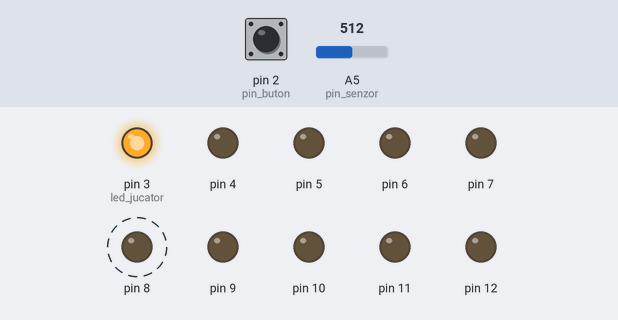
A sketch run on a simulated Arduino Uno, built with avr-gcc and run on an emulated ATmega328P. On the bench: output pins drawn as LEDs (lit = HIGH). Dashed ring = blinking. The inputs (shaded band) are chosen by the test bench; at power-on: A5 (pin_senzor) = 512, pin 2 (pin_buton) LOW.

Above: at 0.9 s.
1.3 s: A5 (pin_senzor) set to 464
4.3 s: A5 (pin_senzor) set to 439
At 4.7 s:
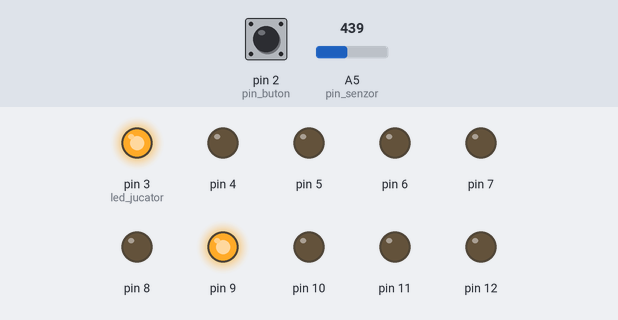
7.3 s: pin 2 (pin_buton) pulled HIGH for 0.15 s
At 7.87 s:
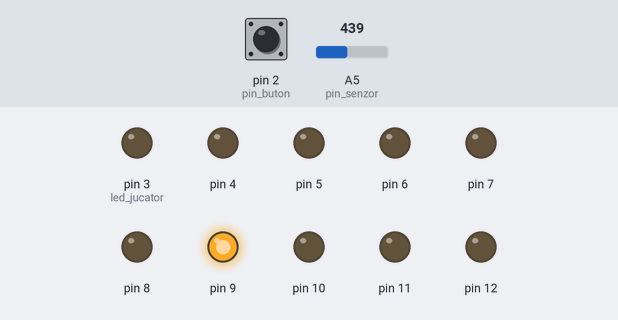
10.4 s: A5 (pin_senzor) set to 511
At 11.1 s:
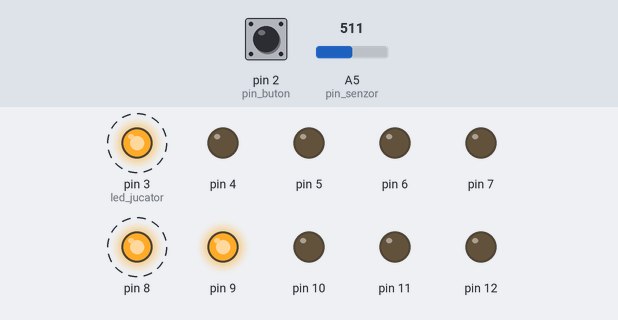
13.4 s: A5 (pin_senzor) set to 340
At 13.9 s:
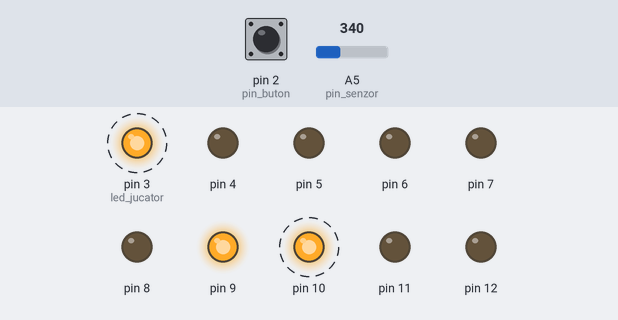
16.4 s: A5 (pin_senzor) set to 244
19.4 s: A5 (pin_senzor) set to 219
At 21.5 s:
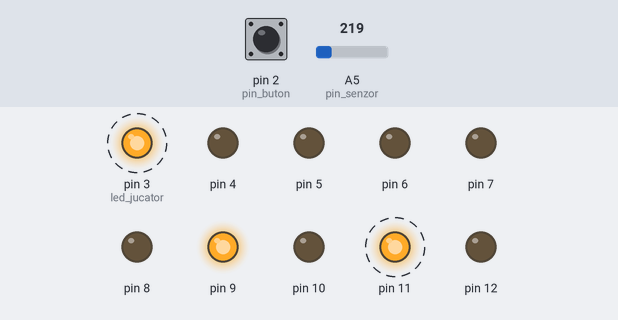
Timing chart, 0 to 23.4 s (numbered marks = the images above; inputs shaded):
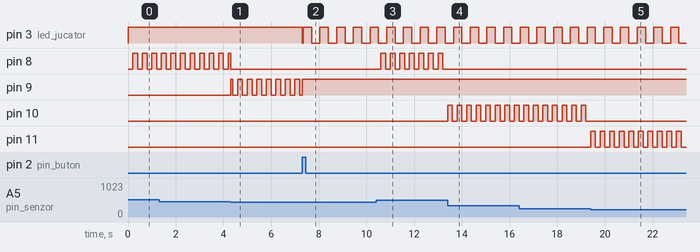

The sketch:

TicTacToe.ino
```cpp
int poz_curenta = 0;
int poz_prev = 0;

int jucator = 1;
boolean won = false;

int led_1 = 12;
int pin_senzor = A5;
int val_senzor = 0;
int led_jucator = 3;
int pin_buton = 2;
int val_buton = 0;

int m[3][3] = {
  {0,0,0},
  {0,0,0},
  {0,0,0},
};

unsigned long blinkled2 = 0; //jucatorul al doilea
unsigned long blinkk = 0; //pt casuta selectata

int ciclu1 = LOW;
int ciclu2 = LOW;

void schimb()
{
  if(jucator == 1) jucator = 2;
  else jucator = 1;
}

int getVal(int poz)
{
  return m[poz / 3][poz % 3];
}

void setVal(int poz, int valoare)
{
  m[poz / 3][poz % 3] = valoare;
}

void win(int led1, int led2, int led3)
{
  schimb();
  for(int led = 0; led <= 8; led++)
  {
    setVal(led, 0);
  }
  setVal(led1, jucator);
  setVal(led2, jucator);
  setVal(led3, jucator);
}

void setup() {

  for(int led = (int)(led_1 - 8); led <= led_1; led++)
  {
    pinMode(led, OUTPUT);
  }
  pinMode(led_jucator, OUTPUT);

  pinMode(pin_buton, INPUT);
}

void loop()
{
  // update
  if((unsigned long)(millis() - blinkk) >= 200)
  {
      ciclu2 = !ciclu2;
      blinkk = millis();
    }
  if((unsigned long)(millis() - blinkled2) >= 350)
  {
      ciclu1 = !ciclu1;
      blinkled2 = millis();
  }
  // update led jucator
  if(jucator == 1)
  {
      digitalWrite(led_jucator, HIGH);
  } else {
      digitalWrite(led_jucator, ciclu1);
  }
  // update în matrice
  for(int led = 0; led <= 8; led++)
  {
    if(getVal(led) == 0)
    {
        digitalWrite(12 - led, LOW);
    } else if(getVal(led) == 1)
    {
        digitalWrite(12 - led, HIGH);
    } else if(getVal(led) == 2)
    {
        digitalWrite(12 - led, ciclu1);
    } else if(getVal(led) == 3)
    {
        digitalWrite(12 - led, ciclu2);
    }
  }

  if(!won)
  {
    val_senzor = analogRead(pin_senzor);
    val_buton = digitalRead(pin_buton);

    poz_prev = poz_curenta;

    for(int poz = 1; poz <= 9; poz++)
    {
      if(val_senzor < (int)(((float)poz) / 9.0 * 1023))
      {
        poz_curenta = (int)poz - 1;
        break;
      }
    }

    if(val_buton == 1)
    {
      if(getVal(poz_curenta) != 1 && getVal(poz_curenta) != 2)
      {
        setVal(poz_curenta, jucator);
        schimb();
      }
    } else {
      if(getVal(poz_curenta) == 0)
      {
        setVal(poz_curenta, 3);
      }
      if(poz_curenta!= poz_prev && getVal(poz_prev) == 3)
      {
        setVal(poz_prev, 0);
      }
    }

    // conditiile de castig
    for(int i = 0; i <= 2; i++)
    {
      // Orizontal
      if(getVal(3*i) == getVal(3*i+1) && getVal(3*i) == getVal(3*i+2) && getVal(3*i) != 0)
      {
        won = true;
        win(3*i, 3*i+1, 3*i+2);
        break;
      }

      // Vertical
      else if(getVal(i) == getVal(i+3) && getVal(i) == getVal(i+6) && getVal(i) != 0)
      {
        won = true;
        win(i, i+3, i+6);
        break;
      }
    }

    // Diagonala
    if(!won) {
      // sus dreapta jos stanga
      if(getVal(0) == getVal(4) && getVal(0) == getVal(8) && getVal(0) != 0)
      {
        won = true;
        win(0, 4, 8);
      }
      // sus stanga jos dreapta
      else if(getVal(2) == getVal(4) && getVal(2) == getVal(6) && getVal(2) != 0)
      {
        won = true;
        win(2, 4, 6);
      }
    }
  }
}
```

Measured:
- the behaviour switches between 454 and 453 on A5 (pin_senzor) (found by bisection; images 0 and 1)
- the behaviour switches between 227 and 226 on A5 (pin_senzor) (found by bisection; images 4 and 5)
- after the input at 4.3 s, pin 9: LOW → HIGH at once, then repeats every 0.40 s: LOW 0.20 s, HIGH 0.20 s
- after the input at 7.3 s, pin 3 (led_jucator): HIGH → LOW at once, then repeats every 0.70 s: HIGH 0.35 s, LOW 0.35 s
- after the input at 10.4 s, pin 8: alternates HIGH for 0.20 s and LOW for 0.20 s, starting after 0.20 s
- after the input at 13.4 s, pin 8: stops changing and stays LOW; pin 10: alternates HIGH for 0.20 s and LOW for 0.20 s, starting at once
- after the input at 19.4 s, pin 10: stops changing and stays LOW; pin 11: alternates HIGH for 0.20 s and LOW for 0.20 s, starting at once
